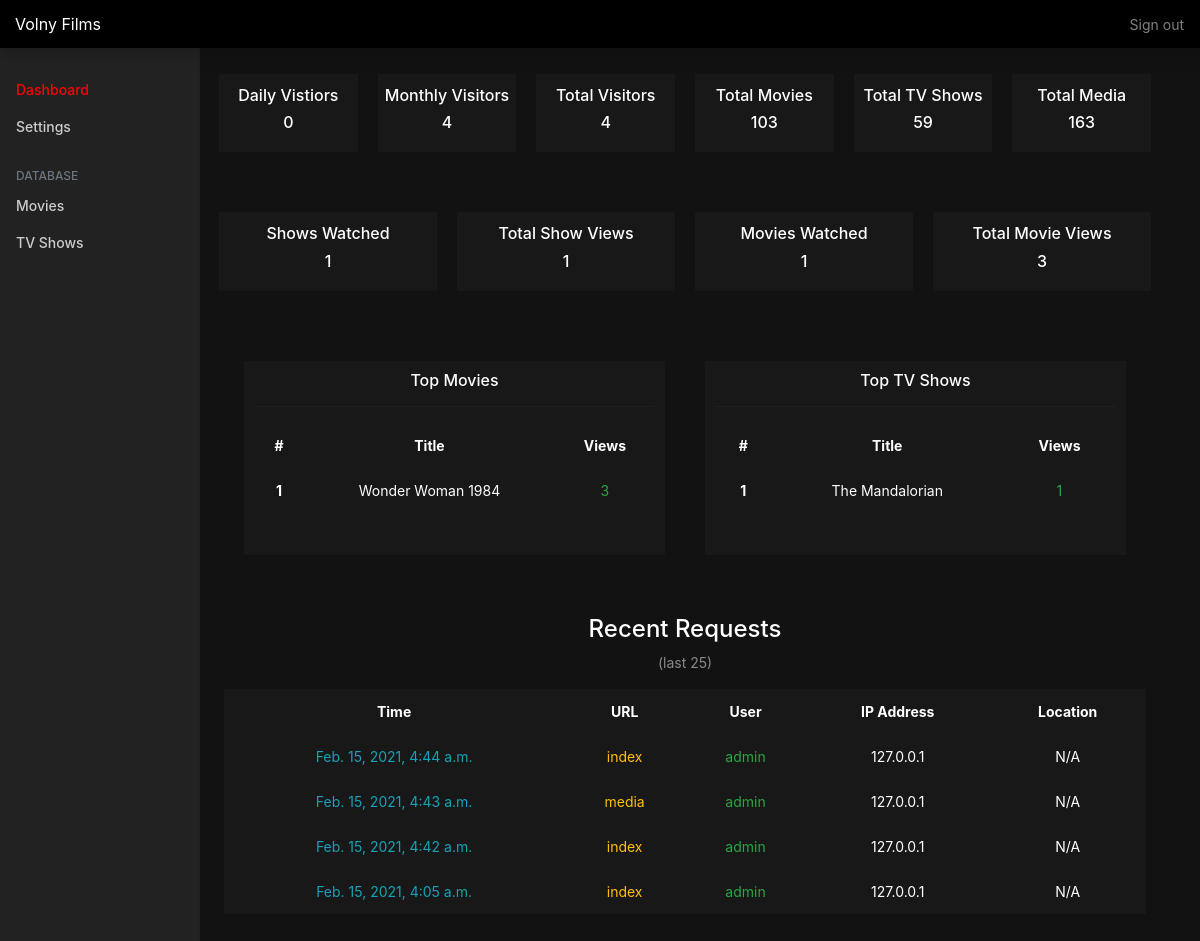
Before: /dashboard/ (signed in) with the older database file.
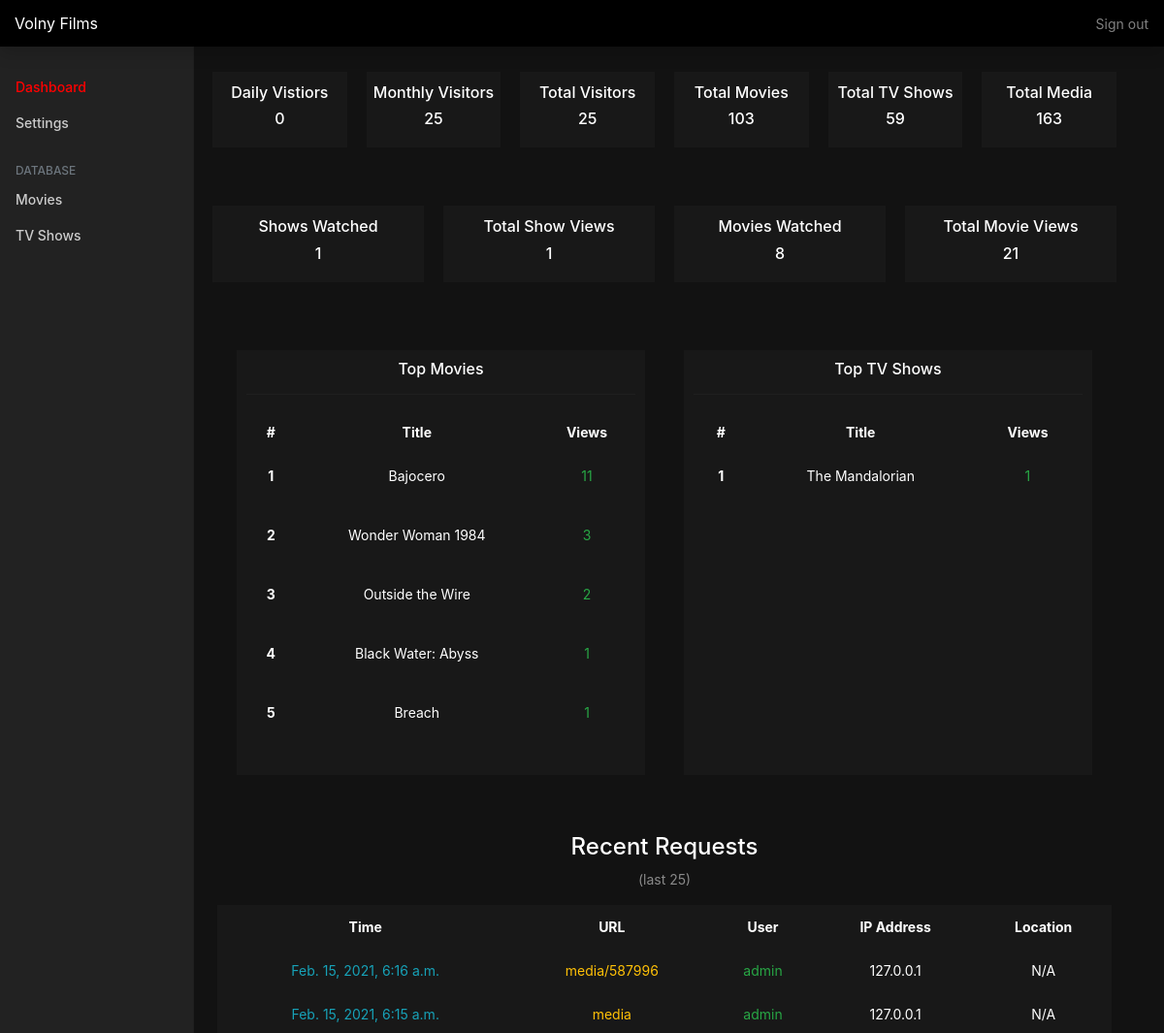
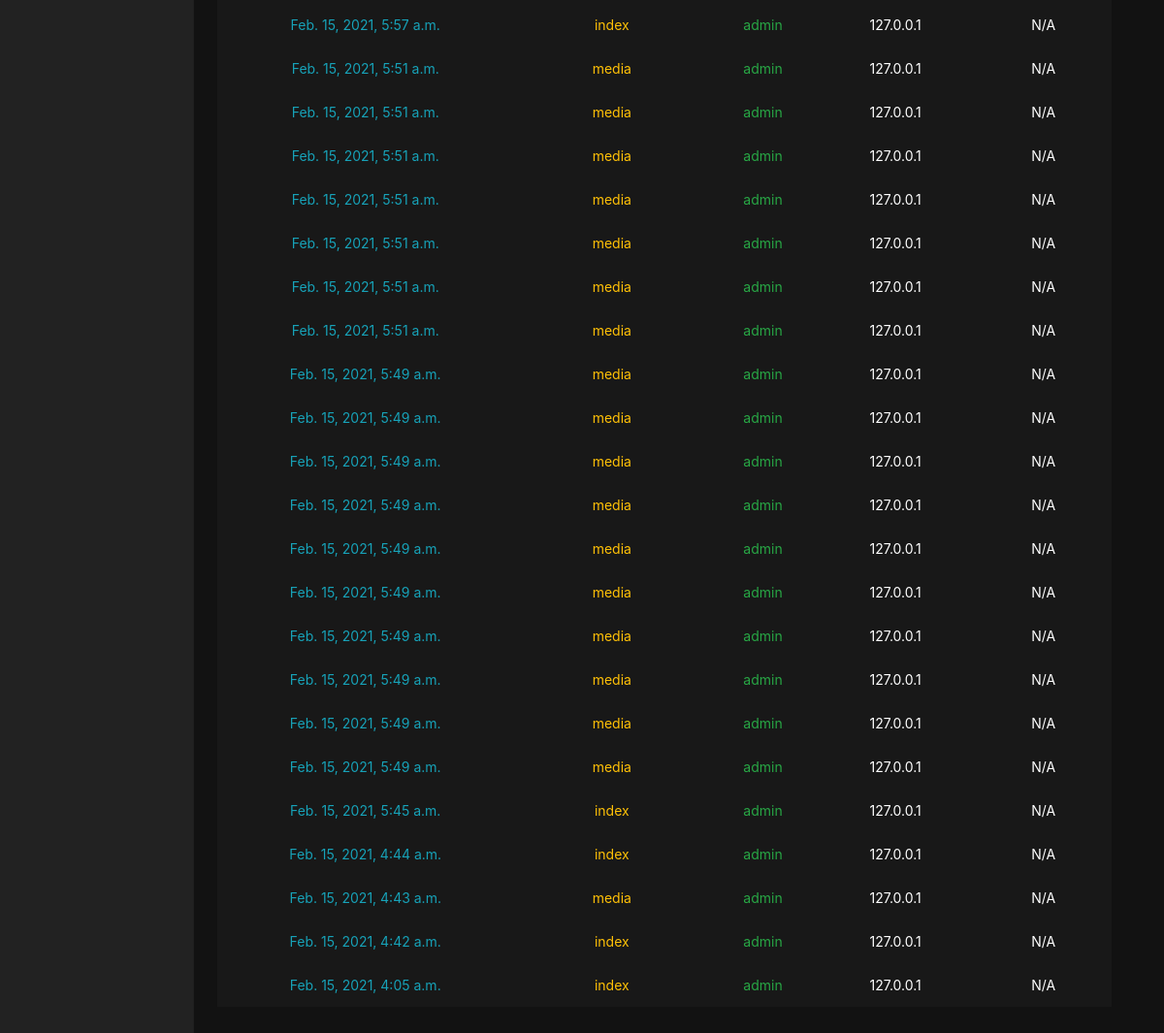
After: the same page with the newer database file (2 pictures, top to bottom).
### home/models.py (models this page shows, shortened)
class Movie(models.Model):
    movie_id = models.CharField(max_length=128)
    imdb_id = models.CharField(max_length=128, blank=True, null=True)
    title = models.CharField(max_length=128)
    overview = models.CharField(max_length=512)
    popularity = models.CharField(max_length=128)
    poster = models.CharField(max_length=128, null=True, blank=True)
    release_date = models.CharField(max_length=128)
    language = models.CharField(max_length=128)
    added = models.CharField(max_length=128, blank=True, null=True)
    rated = models.CharField(max_length=128, blank=True, null=True)
    runtime = models.CharField(max_length=128, blank=True, null=True)
    genre = models.CharField(max_length=128, blank=True, null=True)
    director = models.CharField(max_length=128, blank=True, null=True)
    writer = models.CharField(max_length=128, blank=True, null=True)
    actors = models.CharField(max_length=128, blank=True, null=True)
    plot = models.CharField(max_length=128, blank=True, null=True)
    awards = models.CharField(max_length=128, blank=True, null=True)
    imdb_rating = models.CharField(max_length=128, blank=True, null=True)
    media_type = models.CharField(max_length=128, blank=True, null=True)
    class Meta:
        verbose_name = "Movie"
        verbose_name_plural = "Movies"

### analytics/models.py (models this page shows, shortened)
class UserClientConnection(models.Model):
    ip = models.CharField(max_length=50, default="xxx", blank=True, null=True)
    user = models.ForeignKey(User, on_delete=models.CASCADE, blank=True, null=True)
    url = models.CharField(max_length=512, default="xxx", blank=True, null=True)
    timestamp = models.DateTimeField(auto_now_add=True)
    country_code = models.CharField(max_length=128, blank=True, null=True)
    country_name = models.CharField(max_length=128, blank=True, null=True)
    region_code = models.CharField(max_length=128, blank=True, null=True)
    region_name = models.CharField(max_length=128, blank=True, null=True)
    city = models.CharField(max_length=128, blank=True, null=True)
    zip_code = models.CharField(max_length=128, blank=True, null=True)
    latitude = models.CharField(max_length=128, blank=True, null=True)
    longitude = models.CharField(max_length=128, blank=True, null=True)
    metro_code = models.CharField(max_length=128, blank=True, null=True)
    class Meta:
        verbose_name = "User Client Connection"
        verbose_name_plural = "User Client Connections"

### analytics/views.py (the view)
# urls.py: path('', index, name='index'),
@login_required(login_url='/')
def index(request):
    last_day = datetime.today() - timedelta(days=1)
    last_month = datetime.today() - timedelta(days=30)
    daily_visitors = ClientConnection.objects.filter(timestamp__gte=last_day).count() + UserClientConnection.objects.filter(timestamp__gte=last_day).count()
    monthly_visitors = ClientConnection.objects.filter(timestamp__gte=last_month).count() + UserClientConnection.objects.filter(timestamp__gte=last_month).count()
    total_visitors = ClientConnection.objects.all().count() + UserClientConnection.objects.all().count()
    total_movies = Movie.objects.filter(media_type="movie").count()
    total_shows = Movie.objects.filter(media_type="series").count()
    total_media = Movie.objects.all().count()
    movie_views = []
    movie_views_count = []
    movie_ranks = []
    for i in MovieView.objects.filter(media_type='movie'):
        if not i.movie_id in movie_views:
            movie_views.append(i.movie_id)
        movie_views_count.append(i.movie_id)
    for i in movie_views:
        views = sum(1 for a in movie_views_count if a == i)
        title = Movie.objects.filter(movie_id=i)[0].title
        movie_ranks.append((title, views))
    movie_ranks_sorted = sorted(movie_ranks, key=lambda x: (-x[1], x[0]))[:5]
    show_views = []
    show_views_count = []
    show_ranks = []
    for i in MovieView.objects.filter(media_type='series'):
        if not i.movie_id in show_views:
            show_views.append(i.movie_id)
        show_views_count.append(i.movie_id)
    for i in show_views:
        views = sum(1 for a in show_views_count if a == i)
        title = Movie.objects.filter(movie_id=i)[0].title
        show_ranks.append((title, views))
    show_ranks_sorted = sorted(show_ranks, key=lambda x: (-x[1], x[0]))[:5]
    all_connections = []
    for i in ClientConnection.objects.all().order_by('-timestamp'):
        all_connections.append(i)
    for i in UserClientConnection.objects.all().order_by('-timestamp'):
        all_connections.append(i)
    requests = all_connections[:25]
    context = {
        'daily_visitors': daily_visitors,
        'monthly_visitors': monthly_visitors,
        'total_visitors': total_visitors,
        'total_movies': total_movies,
        'total_shows': total_shows,
        'total_media': total_media,
        'shows_watched': len(show_views),
        'total_show_views': MovieView.objects.filter(media_type='series').count(),
        'movies_watched': len(movie_views),
        'total_movie_views': MovieView.objects.filter(media_type='movie').count(),
        'movie_ranks_sorted': movie_ranks_sorted,
        'show_ranks_sorted': show_ranks_sorted,
        'requests': requests,
    }
    return render(request, 'analytics/index.html', context)

### templates/analytics/index.html (shortened to what this page needs)
{% load static %}
<!doctype html>
<html lang="en">
<head>
    <link rel="stylesheet" href="https://stackpath.bootstrapcdn.com/bootstrap/4.3.1/css/bootstrap.min.css">
    <link href="{% static 'css/dashboard.css' %}" rel="stylesheet">
</head>
<body>
    <nav class="navbar navbar-dark fixed-top bg-dark flex-md-nowrap p-0 shadow">
        <a class="navbar-brand col-sm-3 col-md-2 mr-0" href="">Volny Films</a>
        <ul class="navbar-nav px-3">
            <li class="nav-item text-nowrap">
                <a class="nav-link" href="#">Sign out</a>
            </li>
        </ul>
    </nav>
    <div class="container-fluid">
        <div class="row">
            <nav class="col-md-2 d-none d-md-block bg-dark sidebar" style="margin-top: 15px;">
                <div class="sidebar-sticky">
                    <ul class="nav flex-column">
                        <li class="nav-item">
                            <a class="nav-link active" href="#">
                            Dashboard <span class="sr-only">(current)</span>
                            </a>
                        </li>
                        <li class="nav-item">
                            <a class="nav-link" href="#">
                            Settings
                            </a>
                        </li>
                    </ul>
                    <h6 class="sidebar-heading d-flex justify-content-between align-items-center px-3 mt-4 mb-1 text-muted">
                        <span>Database</span>
                    </h6>
                    <ul class="nav flex-column">
                        <li class="nav-item">
                            <a class="nav-link" href="#">
                            Movies
                            </a>
                        </li>
                        <li class="nav-item">
                            <a class="nav-link" href="#">
                            TV Shows
                            </a>
                        </li>
                    </ul>
                </div>
            </nav>
            <main role="main" class="col-md-9 ml-sm-auto col-lg-10 px-4">
                <div class="d-flex justify-content-between flex-wrap flex-md-nowrap align-items-center pt-3 pb-2 mb-3">
                    <div class="row" style="width: 100%;">
                        <div style="align-content: center; width: 100%;">
                            <div class="container">
                                <div class="row" id="stats">
                                    <div class="col-sm stat">
                                        <h6>Daily Vistiors</h6>
                                        <h6>{{ daily_visitors }}</h6>
                                    </div>
                                    <div class="col-sm stat">
                                        <h6>Monthly Visitors</h6>
                                        <h6>{{ monthly_visitors }}</h6>
                                    </div>
                                    <div class="col-sm stat">
                                        <h6>Total Visitors</h6>
                                        <h6>{{ total_visitors }}</h6>
                                    </div>
                                    <div class="col-sm stat">
                                        <h6>Total Movies</h6>
                                        <h6>{{ total_movies }}</h6>
                                    </div>
                                    <div class="col-sm stat">
                                        <h6>Total TV Shows</h6>
                                        <h6>{{ total_shows }}</h6>
                                    </div>
                                    <div class="col-sm stat">
                                        <h6>Total Media</h6>
                                        <h6>{{ total_media }}</h6>
                                    </div>
                                </div>
                            </div>
                        </div>
                    </div>
                </div>
                <div class="d-flex justify-content-between flex-wrap flex-md-nowrap align-items-center pt-3 pb-2 mb-3">
                    <div class="row" style="width: 100%;">
                        <div style="align-content: center; width: 100%;">
                            <div class="container">
                                <div class="row" id="stats">
                                    <div class="col-sm stat">
                                        <h6>Shows Watched</h6>
                                        <h6>{{ shows_watched }}</h6>
                                    </div>
                                    <div class="col-sm stat">
                                        <h6>Total Show Views</h6>
                                        <h6>{{ total_show_views }}</h6>
                                    </div>
                                    <div class="col-sm stat">
                                        <h6>Movies Watched</h6>
                                        <h6>{{ movies_watched }}</h6>
                                    </div>
                                    <div class="col-sm stat">
                                        <h6>Total Movie Views</h6>
                                        <h6>{{ total_movie_views }}</h6>
                                    </div>
                                </div>
                            </div>
                        </div>
                    </div>
                </div>
                <div class="d-flex justify-content-between flex-wrap flex-md-nowrap align-items-center pt-3 pb-2 mb-3">
                    <div class="container">
                        <div class="row" style="width: 100%;" id="ranks">
                            <div class="col">
                                <h6>Top Movies</h6>
                                <hr>
                                <table class="table table-dark table-borderless">
                                    <thead>
                                        <tr>
                                            <th scope="col">#</th>
                                            <th scope="col">Title</th>
                                            <th scope="col">Views</th>
                                        </tr>
                                    </thead>
                                    <tbody>
                                        {% for i in movie_ranks_sorted %}
                                            <tr>
                                                <th scope="row">{{ forloop.counter }}</th>
                                                <td>{{ i.0 }}</td>
                                                <td><p class="text-success">{{ i.1 }}</p></td>
                                            </tr>
                                        {% endfor %}
                                    </tbody>
                                </table>
                            </div>
                            <div class="col">
                                <h6>Top TV Shows</h6>
                                <hr>
                                <table class="table table-dark table-borderless">
                                    <thead>
                                        <tr>
                                            <th scope="col">#</th>
                                            <th scope="col">Title</th>
                                            <th scope="col">Views</th>
                                        </tr>
                                    </thead>
                                    <tbody>
                                        {% for i in show_ranks_sorted %}
                                            <tr>
                                                <th scope="row">{{ forloop.counter }}</th>
                                                <td>{{ i.0 }}</td>
                                                <td><p class="text-success">{{ i.1 }}</p></td>
                                            </tr>
                                        {% endfor %}
                                    </tbody>
                                </table>
                            </div>
                        </div>
                    </div>
                </div>
                <div class="d-flex justify-content-between flex-wrap flex-md-nowrap align-items-center pt-3 pb-2 mb-3">
                    <div class="row" style="width: 100%;">
                        <div style="align-content: center; width: 100%;">
                            <h4>Recent Requests</h4>
                            <p class="text-white-50">(last 25)</p>
                            <div class="container">
                                <table class="table table-borderless table-dark">
                                    <thead>
                                        <tr>
                                            <th scope="col">Time</th>
                                            <th scope="col">URL</th>
                                            <th scope="col">User</th>
                                            <th scope="col">IP Address</th>
                                            <th scope="col">Location</th>
                                        </tr>
                                    </thead>
                                    <tbody>
                                        {% for i in requests %}
                                            <tr>
                                                <td class="text-info">{{ i.timestamp}}</td>
                                                <td class="text-warning">{{ i.url }}</td>
                                                <td class="text-success">
                                                    {% if i.user %}
                                                        {{ i.user }}
                                                    {% else %}
                                                        None
                                                    {% endif %}
                                                </td>
                                                <td>{{ i.ip }}</td>
                                                {% if i.city == "missing" or "None" %}
                                                    <td>N/A</td>
                                                {% else %}
                                                    <td>{{ i.city }}, {{ i.region_code }}</td>
                                                {% endif %}
                                            </tr>
                                        {% endfor %}
                                    </tbody>
                                </table>
                            </div>
                        </div>
                    </div>
                </div>
            </main>
        </div>
    </div>
</body>
</html>

Changed rows visible on the page:
now on this page (row unchanged): Movie: title "Bajocero"
now on this page (row unchanged): Movie: title "Outside the Wire"
now on this page (row unchanged): Movie: title "Black Water: Abyss"
now on this page (row unchanged): Movie: title "Breach"
added UserClientConnection: timestamp "Feb. 15, 2021, 6:16 a.m.", url "media/587996", user "admin", ip "127.0.0.1", shows "N/A"
added UserClientConnection: timestamp "Feb. 15, 2021, 6:15 a.m.", url "media", user "admin", ip "127.0.0.1", shows "N/A"
added UserClientConnection: timestamp "Feb. 15, 2021, 5:57 a.m.", url "index", user "admin", ip "127.0.0.1", shows "N/A"
added UserClientConnection: timestamp "Feb. 15, 2021, 5:51 a.m.", url "media", user "admin", ip "127.0.0.1", shows "N/A"
added UserClientConnection: timestamp "Feb. 15, 2021, 5:51 a.m.", url "media", user "admin", ip "127.0.0.1", shows "N/A"
added UserClientConnection: timestamp "Feb. 15, 2021, 5:51 a.m.", url "media", user "admin", ip "127.0.0.1", shows "N/A"
added UserClientConnection: timestamp "Feb. 15, 2021, 5:51 a.m.", url "media", user "admin", ip "127.0.0.1", shows "N/A"
added UserClientConnection: timestamp "Feb. 15, 2021, 5:51 a.m.", url "media", user "admin", ip "127.0.0.1", shows "N/A"
added UserClientConnection: timestamp "Feb. 15, 2021, 5:51 a.m.", url "media", user "admin", ip "127.0.0.1", shows "N/A"
added UserClientConnection: timestamp "Feb. 15, 2021, 5:51 a.m.", url "media", user "admin", ip "127.0.0.1", shows "N/A"
added UserClientConnection: timestamp "Feb. 15, 2021, 5:49 a.m.", url "media", user "admin", ip "127.0.0.1", shows "N/A"
added UserClientConnection: timestamp "Feb. 15, 2021, 5:49 a.m.", url "media", user "admin", ip "127.0.0.1", shows "N/A"
added UserClientConnection: timestamp "Feb. 15, 2021, 5:49 a.m.", url "media", user "admin", ip "127.0.0.1", shows "N/A"
added UserClientConnection: timestamp "Feb. 15, 2021, 5:49 a.m.", url "media", user "admin", ip "127.0.0.1", shows "N/A"
added UserClientConnection: timestamp "Feb. 15, 2021, 5:49 a.m.", url "media", user "admin", ip "127.0.0.1", shows "N/A"
added UserClientConnection: timestamp "Feb. 15, 2021, 5:49 a.m.", url "media", user "admin", ip "127.0.0.1", shows "N/A"
added UserClientConnection: timestamp "Feb. 15, 2021, 5:49 a.m.", url "media", user "admin", ip "127.0.0.1", shows "N/A"
added UserClientConnection: timestamp "Feb. 15, 2021, 5:49 a.m.", url "media", user "admin", ip "127.0.0.1", shows "N/A"
added UserClientConnection: timestamp "Feb. 15, 2021, 5:49 a.m.", url "media", user "admin", ip "127.0.0.1", shows "N/A"
added UserClientConnection: timestamp "Feb. 15, 2021, 5:49 a.m.", url "media", user "admin", ip "127.0.0.1", shows "N/A"
added UserClientConnection: timestamp "Feb. 15, 2021, 5:45 a.m.", url "index", user "admin", ip "127.0.0.1", shows "N/A"
Other visible differences:
{{ monthly_visitors }}: "4" → "25"
{{ total_visitors }}: "4" → "25"
{{ movies_watched }}: "1" → "8"
{{ total_movie_views }}: "3" → "21"
new list line: "1 11"
new list line: "3 2"
new list line: "4 1"
new list line: "5 1"
